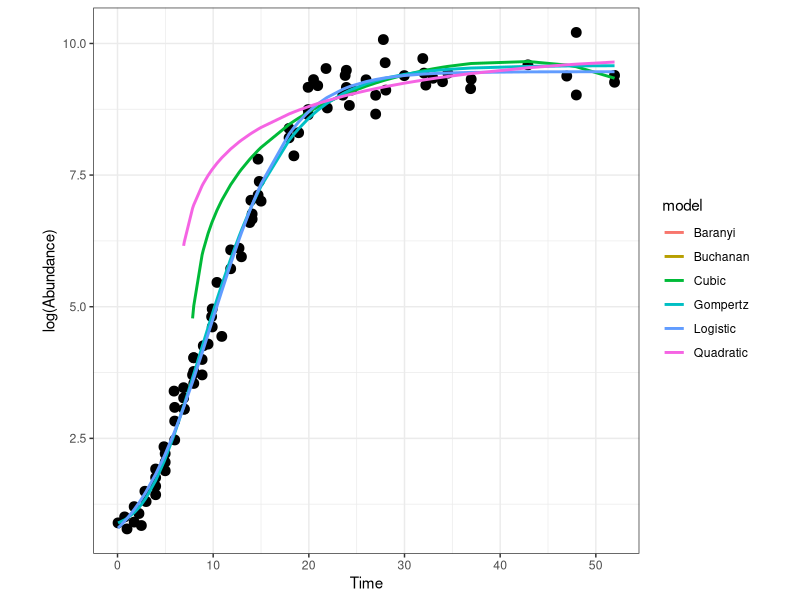

Recreate this plot in R. (Note: this script raises an error after producing the figure.)
###################################################################
# Prerequisite 
###################################################################

# clean up
rm(list = ls())

# import the required packages
require("ggplot2")
require("minpack.lm")
require("tidyverse")
require("tidyr")

# load dataset
data_subset <- read.csv("../data/data_subset.csv")

# data preparation
t <- as.numeric(data_subset$Time)
data_subset$log_pop <- log(data_subset$PopBio)

# factorizing the the dataframe for subsets
data_subset$ID <- as.factor(data_subset$ID)

###################################################################
# Definition of models
###################################################################

# Buchanan model
buchanan_model <- function(t, t_lag, t_max, N_max, N_0, r_max){
    t_max <- t_lag + ((N_max - N_0) / r_max)
    return(N_0 * I(t <= t_lag) + (N_0 + r_max * (t - t_lag)) * I(t > t_lag & t < t_max)
     + (N_max) * I(t >= t_max) & (t >= t_lag))
}

# Logistic model
logistic_model <- function(t, r_max, N_max, N_0){
    return(N_0 * N_max * exp(r_max * t)/(N_max + N_0 * (exp(r_max * t) - 1)))
}

# Gompertz model
gompertz_model <- function(t, r_max, N_max, N_0, t_lag){
    return(N_0 + (N_max - N_0) * exp(-exp(r_max * exp(1) * (t_lag - t)/((N_max - N_0) * log(10)) + 1)))
}

# Baranyi model
baranyi_model <- function(t, N_0, N_max, r_max, t_lag){
    return(N_0 + r_max * (t + (1/r_max) * log(exp(-r_max * t)
    + exp(-t_lag) - exp(-r_max * t - t_lag)))
    -log(1+(exp(r_max*t + log(exp(-r_max*t+exp(-t_lag)-exp(-r_max*t-t_lag))))-1)
    / exp(N_max - N_0))
    )
}

# defining AIC and BIC calculation
AIC_func <- function(n, RSS, p){
    return(n + 2 + n * log((2 * pi) / n) + n * log(RSS) + 2 * p)
}
BIC_func <- function(n, RSS, p){
    return(n + 2 + n * log((2 * pi) / n) + n * log(RSS) + p * log(n))
}
AIC_small <- function(aic, n, RSS){
    return(n + 2 + n * log((2 * pi) / n) + n * log(RSS))
}

# Initialization and pre-allocation
count <- 0
plot_list <- vector("list")
AIC_list <- vector("list")
BIC_list <- vector("list")

###############################################################################
# Model fitting
###############################################################################

for (i in unique(data_subset$ID)){
    # Initialise
    sub <- subset(data_subset, data_subset$ID == i)
    N_0_start <- min(sub$log_pop)
    N_max_start <- max(sub$log_pop)
    n_row <- nrow(sub)
    t <- as.numeric(sub$Time)
    count <- count + 1

    # calculation of maximum growth rate
    r_max_start <- 0; 
    for (x in 2:length(sub$Time)){
        roll <- (sub[x, "log_pop"] - sub[x-1, "log_pop"])/(sub[x, "Time"] - sub[x-1, "Time"])
        if (roll > r_max_start & roll != "NaN"){
            r_max_start <- roll;
            loc <- x}
    }
    r_max_start <- as.numeric(r_max_start)
    t_lag_start <- sub[loc, "Time"] - (sub[loc, "log_pop"] - N_0_start) / r_max_start

    # quadratic model
    quadratic_model <- lm(PopBio ~ poly(Time, 2), data = sub)
    quadratic_predict <- predict.lm(quadratic_model, data.frame(Time = t))

    # cubic model
    cubic_model <- lm(PopBio ~ poly(Time, 3), data = sub)
    cubic_predict <- predict.lm(cubic_model, data.frame(Time = t))
    
    # buchanan model
    fit_buchanan <- try(nlsLM(log(PopBio) ~ buchanan_model(t = Time, t_lag, t_max, N_0, r_max),
                    data = subset,
                    start = list(
                    t_lag = t_lag_start,
                    t_max = t_max_start,
                    N_0 = N_0_start,
                    r_max = r_max_start),
                    control = nls.lm.control(200)),
                    silent = TRUE)

    # logistic model
    fit_logistic <- try(nlsLM(log(PopBio) ~ logistic_model(t = Time, r_max, N_max, N_0),
        data = sub, 
        start = list(r_max = r_max_start, N_0 = N_0_start, N_max = N_max_start),
        control = list(maxiter = 200)), silent = TRUE)

    # gompertz model
    fit_gompertz <- try(nlsLM(log(PopBio) ~ gompertz_model(t = Time, r_max, N_max, N_0, t_lag), 
                        data = sub,
                        start = list(r_max = r_max_start, N_0 = N_0_start, 
                        N_max = N_max_start,
                        t_lag = t_lag_start),
                        control = nls.lm.control(maxiter = 100)),
                        silent = TRUE)

    # baranyi model
    fit_baranyi <- try(nlsLM(log(PopBio) ~ baranyi_model(t = Time, N_0, N_max, r_max, 
                        t_lag), 
                        data = sub,
                        start = list(N_0 = N_0_start,
                        N_max = N_max_start,
                        r_max = r_max_start,
                        t_lag = t_lag_start),
                        control = nls.lm.control(maxiter = 100)),
                        silent = TRUE)

    # Model Comparison
    # AIC and BIC generation
    if (class(quadratic_model) == 'lm'){
        p_quadratic <- length(coef(quadratic_model))
        residuals_qua <- (residuals(quadratic_model))^2
        residuals_qua[is.nan(residuals_qua)] <- 0
        RSS_quadratic <- sum(log(residuals_qua))
        AIC_quadratic <- AIC_func(n_row, RSS_quadratic, p_quadratic)
        if(length(quadratic_model) < 10){
            AIC_quadratic <- AIC_small(AIC_quadratic, n_row, RSS_quadratic)
        }
        BIC_quadratic <- BIC_func(n_row, RSS_quadratic, p_quadratic)
    } else {
        AIC_quadratic <- "NA"
        BIC_quadratic <- "NA"
    }

    if (class(cubic_model) == 'lm'){
        p_cubic <- length(coef(cubic_model))
        residuals_cubic <- (residuals(cubic_model))^2
        RSS_cubic <- sum(log(residuals_cubic))
        AIC_cubic <- AIC_func(n_row, RSS_cubic, p_cubic)
        if(length(cubic_model) < 10){
            AIC_cubic <- AIC_small(AIC_cubic, n_row, RSS_cubic)
        }
        BIC_cubic <- BIC_func(n_row, RSS_cubic, p_cubic)
    } else {
        AIC_cubic <- "NA"
        BIC_cubic <- "NA"
    }

    if (class(fit_logistic) == 'nls'){
        p_logistic <- length(coef(fit_logistic))
        residuals_logistic <- (residuals(fit_logistic))^2
        RSS_logistic <- sum(residuals_logistic)
        AIC_logistic <- AIC_func(n_row, RSS_logistic, p_logistic)
        if(length(fit_logistic) < 10){
            AIC_logistic <- AIC_small(AIC_logistic, n_row, RSS_logistic)
        }
        BIC_logistic <- BIC_func(n_row, RSS_logistic, p_logistic)
    } else {
        AIC_logistic <- "NA"
        BIC_logistic <- "NA"
    }

    if (class(fit_gompertz) == 'nls'){
        p_gompertz <- length(coef(fit_gompertz))
        residuals_gompertz <- (residuals(fit_gompertz))^2
        RSS_gompertz <- sum(residuals_gompertz)
        AIC_gompertz <- AIC_func(n_row, RSS_gompertz, p_gompertz)
        if(length(fit_gompertz) < 10){
            AIC_gompertz <- AIC_small(AIC_gompertz, n_row, RSS_gompertz)
        }
        BIC_gompertz <- BIC_func(n_row, RSS_gompertz, p_gompertz)
    } else {
        AIC_gompertz <- "NA"
        BIC_gompertz <- "NA"
    }

    if (class(fit_baranyi) == 'nls'){
        p_baranyi <- length(coef(fit_baranyi))
        residuals_baranyi <- (residuals(fit_baranyi))^2
        RSS_baranyi <- sum(residuals_baranyi)
        AIC_baranyi <- AIC_func(n_row, RSS_baranyi, p_baranyi)
        if(length(fit_baranyi) < 10){
            AIC_baranyi <- AIC_small(AIC_baranyi, n_row, RSS_baranyi)
        }
        BIC_baranyi <- BIC_func(n_row, RSS_baranyi, p_baranyi)
    } else {
        AIC_baranyi <- "NA"
        BIC_baranyi <- "NA"
    }

    if (class(fit_buchanan) == 'nls'){
        p_buchanan <- length(fit_buchanan)
        residuals_buchanan <- (residuals(fit_buchanan))^2
        RSS_buchanan <- sum(residuals_buchanan)
        AIC_buchanan <- AIC_func(n_row, RSS_buchanan, p_buchanan)
        if(length(fit_buchanan) < 10){
            AIC_buchanan <- AIC_small(AIC_buchanan, n_row, RSS_buchanan)
        }
        BIC_buchanan <- BIC_func(n_row, RSS_buchanan, p_buchanan)
    } else {
        AIC_buchanan <- "NA"
        BIC_buchanan <- "NA"
    }    

    # create dataframe
    df1 <- data.frame(t, log(quadratic_predict))
    df1$model <- "Quadratic"
    names(df1) <- c("Time", "pop", "model")

    df2 <- data.frame(t, log(cubic_predict))
    df2$model <- "Cubic"
    names(df2) <- c("Time", "pop", "model")

    if (AIC_logistic != "NA"){
        logistic_points <- logistic_model(t, 
                    r_max = coef(fit_logistic)["r_max"],
                    N_max = coef(fit_logistic)["N_max"],
                    N_0 = coef(fit_logistic)["N_0"])
        df3 <- data.frame(t, logistic_points)
        df3$model <- "Logistic"
        names(df3) <- c("Time", "pop", "model")
    }

    if (AIC_gompertz != "NA"){
        gompertz_points <- gompertz_model(t, 
                    r_max = coef(fit_gompertz)["r_max"],
                    N_max = coef(fit_gompertz)["N_max"],
                    N_0 = coef(fit_gompertz)["N_0"],
                    t_lag = coef(fit_gompertz)["t_lag"])
        df4 <- data.frame(t, gompertz_points)
        df4$model <- "Gompertz"
        names(df4) <- c("Time", "pop", "model")
    }

    if (AIC_baranyi != "NA"){
        baranyi_points <- baranyi_model(t, 
                    N_max = coef(fit_baranyi)["N_max"],
                    N_0 = coef(fit_baranyi)["N_0"],
                    r_max = coef(fit_baranyi)["r_max"],
                    t_lag = coef(fit_baranyi)["t_lag"])
        df5 <- data.frame(t, baranyi_points)
        df5$model <- "Baranyi"
        names(df5) <- c("Time", "pop", "model")
    } else {
        NA_5 <- rep(NA, length(t))
        df5 <- data.frame(t, NA_5)
        df5$model <- "Baranyi"
        names(df5) <- c("Time", "pop", "model")
    }

    if (AIC_buchanan != "NA"){
        buchanan_points <- buchanan_model(t,
                    t_lag = coef(fit_buchanan)["t_lag"],
                    t_max = coef(fit_buchanan)["t_max"],
                    N_max = coef(fit_buchanan)["N_max"],
                    N_0 = coef(fit_buchanan)["N_0"],
                    r_max = coef(fit_buchanan)["r_max"])
        df6 <- data.frame(t, buchanan_points)
        df6$model <- "Buchanan"
        names(df6) <- c("Time", "pop", "model")
    } else {
        NA_6 <- rep(NA, length(t))
        df6 <- data.frame(t, NA_6)
        df6$model <- "Buchanan"
        names(df6) <- c("Time", "pop", "model")
    }

    AIC_list[[i]] <- c(count + 1, AIC_quadratic, AIC_cubic, AIC_logistic, AIC_gompertz, 
                    AIC_baranyi, AIC_buchanan)
    BIC_list[[i]] <- c(count + 1, BIC_quadratic, BIC_cubic, BIC_logistic, BIC_gompertz,
                    BIC_baranyi, BIC_buchanan)

    # Creating plots
    results <- rbind(df1, df2, df3, df4, df5, df6)
    p <- ggplot(data = sub, aes(x = Time, y = log_pop)) +
        geom_point(size = 3) +
        geom_line(data = results, aes(x = Time, y = pop, col = model), size = 1) +
        theme_bw() +
        theme(aspect.ratio = 1) +
        labs(x = "Time", y = "log(Abundance)")
    plot_list[[i]] <- p
}

AIC_data <- data.frame(do.call(cbind, AIC_list))
AIC_data <- data.frame(AIC = c("", "quadratic", "cubic", "logistic",
                    "gompertz", "baranyi", "buchanan"), AIC_data)
BIC_data <- data.frame(do.call(cbind, BIC_list))
BIC_data <- data.frame(BIC = c("", "quadratic", "cubic", "logistic",
                    "gompertz", "baranyi", "buchanan"), BIC_data)


pdf("../results/plot_subsets.pdf")
print(plot_list)
graphics.off()

##################################
###### Comparing the models ######
##################################

#model_frame <- rbind(df1, df2, df3, df4, df5, df6)

# generation of the graph
#p <- ggplot(data_subset, aes(x = t, y = log_pop)) +
#    geom_point(size = 3) +
#    geom_line(data = model_frame, aes(x = Time, y = LogN, col = model),
#        linewidth = 1) +
#    theme(aspect.ratio = 1) +
#    labs(x = "Time", y = "Cell number")

# AIC and BIC values of the fitted models
#AIC <- data.frame("AIC", AIC(quadratic_model), AIC(cubic_model),
#    AIC(fit_buchanan), AIC(fit_baranyi), AIC(fit_logistic), AIC(fit_gompertz))
#BIC <- data.frame("BIC", BIC(quadratic_model), BIC(cubic_model),
#    BIC(fit_buchanan), BIC(fit_baranyi), BIC(fit_logistic), BIC(fit_gompertz))
#names(AIC) <- c("Criteria", "Quadratic", "Cubic", "Buchanan",
#    "Baranyi", "Logistic", "Gompertz")
#names(BIC) <- c("Criteria", "Quadratic", "Cubic", "Buchanan", 
#    "Baranyi", "Logistic", "Gompertz")
#comparison <- rbind(AIC, BIC)
#write.csv(comparison, "../results/model_comparison.csv",
#    row.names = TRUE)

##
